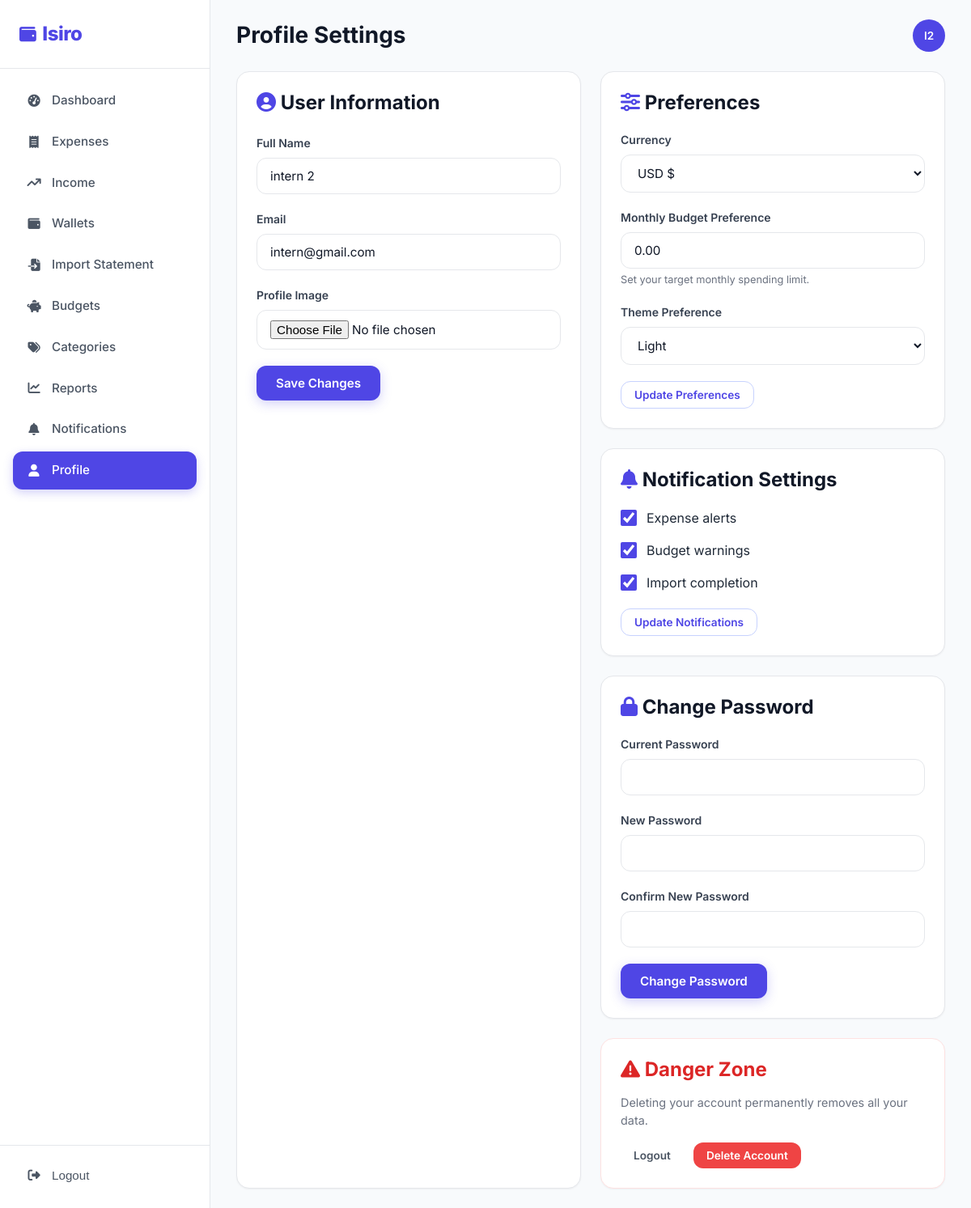
Before: /users/profile/ (signed in) with the older database file.
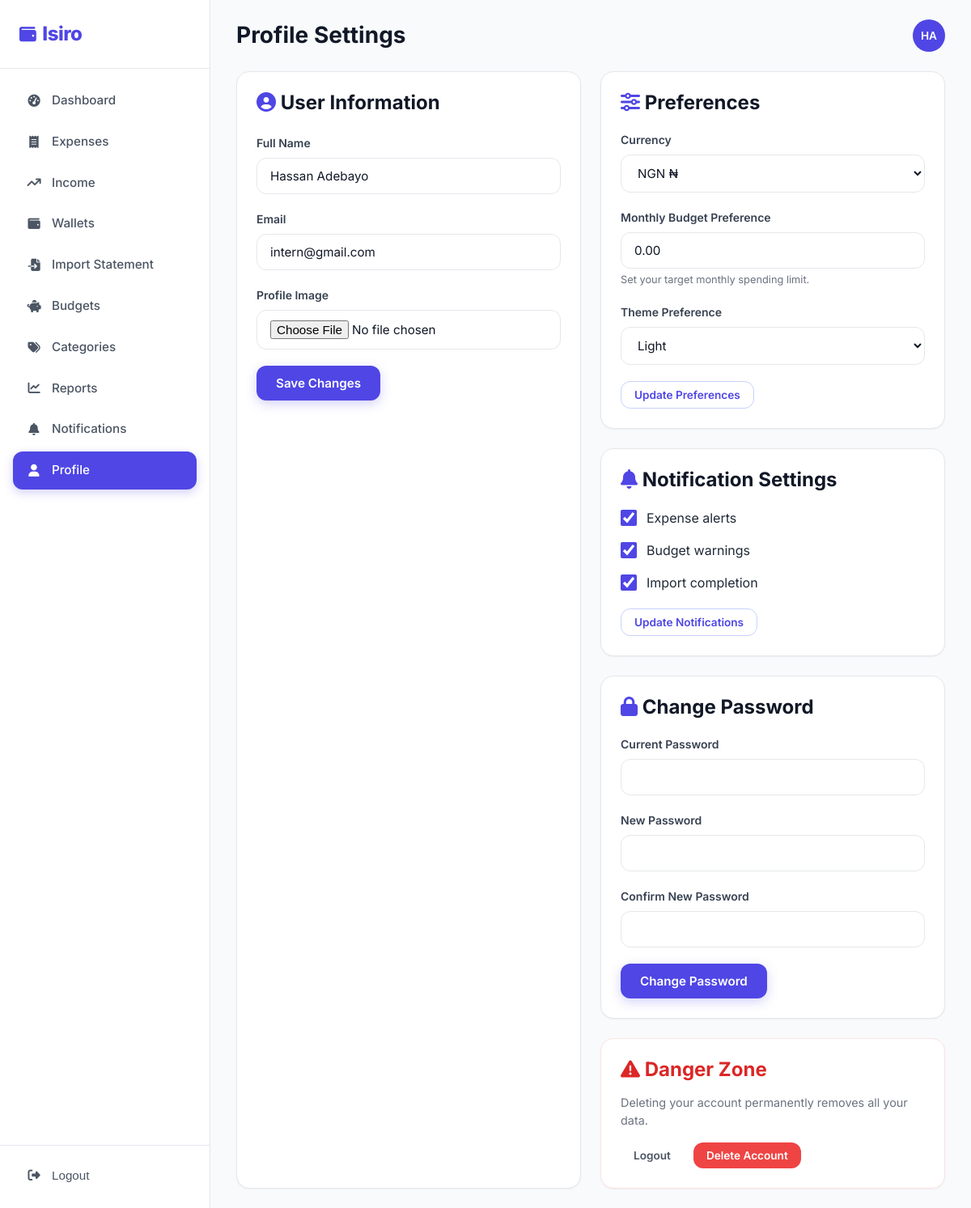
After: the same page with the newer database file.
### users/models.py (models this page shows)
class User(AbstractUser):
    username = None  # remove the username field; use email instead
    full_name = models.CharField(max_length=150, blank=True)
    email = models.EmailField(unique=True)
    profile_image = models.ImageField(
        upload_to="profile_images/",
        blank=True,
        null=True,
    )
    currency = models.CharField(max_length=10, default="USD")
    monthly_budget_preference = models.DecimalField(max_digits=12, decimal_places=2, default=0)
    theme_preference = models.CharField(max_length=10, default="light", choices=[("light", "Light"), ("dark", "Dark")])
    notify_expenses = models.BooleanField(default=True)
    notify_budgets = models.BooleanField(default=True)
    notify_imports = models.BooleanField(default=True)
    created_at = models.DateTimeField(auto_now_add=True)
    USERNAME_FIELD = "email"
    REQUIRED_FIELDS = ["full_name"]
    objects = UserManager()
    def __str__(self) -> str:
        return self.full_name or self.email
    @property
    def initials(self) -> str:
        name = self.full_name or self.email
        parts = [p for p in name.replace("@", " ").split() if p]
        return "".join(p[0].upper() for p in parts[:2]) or "?"

### users/views.py (the view, shortened to what this page needs)
# urls.py: path("profile/", ProfileView.as_view(), name="profile"),
class ProfileView(LoginRequiredMixin, View):
    template_name = "users/profile.html"
    login_url = "users:login"
    def dispatch(self, request, *args, **kwargs):
        print("PROFILE VIEW DISPATCH HIT")
        return super().dispatch(request, *args, **kwargs)
    def get(self, request):
        form = ProfileForm(instance=request.user)
        print("User:", request.user)
        print("Initial:", form.initial)
        return render(request, self.template_name, {
            "profile_form": ProfileInfoForm(instance=request.user),
            "preference_form": PreferenceForm(instance=request.user),
            "notification_form": NotificationForm(instance=request.user),
            "password_form": CustomPasswordChangeForm(request.user),
        })

### users/forms.py
class ProfileInfoForm(forms.ModelForm):
    class Meta:
        model = User
        fields = [
            "full_name",
            "email",
            "profile_image",
        ]
        widgets = {
            "full_name": forms.TextInput(attrs={"class": "form-input"}),
            "email": forms.EmailInput(attrs={"class": "form-input"}),
            "profile_image": forms.FileInput(attrs={"class": "form-input"}),
        }

### templates/users/profile.html (shortened to what the changed rows need)
{% extends "base.html" %}
{% load static %}
{% block body_class %}app-page{% endblock %}
{% block content %}
<div class="app-layout">
    <main class="main-content">
        <div class="topbar">
            <div style="display:flex; align-items:center; gap:16px;">
                <h1>Profile Settings</h1>
            </div>
            <div class="topbar-actions">
                <div class="user-avatar">{{ user.initials }}</div>
            </div>
        </div>
        <div style="display:grid; grid-template-columns:1fr 1fr; gap:24px; max-width:900px;">
            <div class="card">
                <form method="post" enctype="multipart/form-data">
                    <div class="form-group">
                        <label class="form-label">Full Name</label>
                        {{ profile_form.full_name }}
                    </div>
                    <div class="form-group">
                        <label class="form-label">Email</label>
                        {{ profile_form.email }}
                    </div>
                    <div class="form-group">
                        <label class="form-label">Profile Image</label>
                        {{ profile_form.profile_image }}
                    </div>
                </form>
            </div>
            <div style="display:flex; flex-direction:column; gap:24px;">
                <div class="card">
                    <form method="post" >
                        <div class="form-group">
                            <label class="form-label">Currency</label>
                            {{ preference_form.currency }}
                        </div>
                        <div class="form-group">
                            <label class="form-label">Monthly Budget Preference</label>
                            {{ preference_form.monthly_budget_preference }}
                            <div class="form-help">Set your target monthly spending limit.</div>
                        </div>
                        <div class="form-group">
                            <label class="form-label">Theme Preference</label>
                            {{ preference_form.theme_preference }}
                        </div>
                    </form>
                </div>
                <div class="card">
                    <form method="post">
                        <div style="display:flex; align-items:center; gap:12px; margin-bottom:16px;">
                            {{ notification_form.notify_expenses }}
                            <label>Expense alerts</label>
                        </div>
                        <div style="display:flex; align-items:center; gap:12px; margin-bottom:16px;">
                            {{ notification_form.notify_budgets }}
                            <label>Budget warnings</label>
                        </div>
                        <div style="display:flex; align-items:center; gap:12px; margin-bottom:20px;">
                            {{ notification_form.notify_imports }}
                            <label>Import completion</label>
                        </div>
                    </form>
                </div>
            </div>
        </div>
    </main>
</div>
{% endblock %}

Changed rows visible on the page:
changed User "intern@gmail.com": initials "I2" → "HA"; full_name "intern 2" → "Hassan Adebayo"; currency "USD $" → "NGN ₦"
